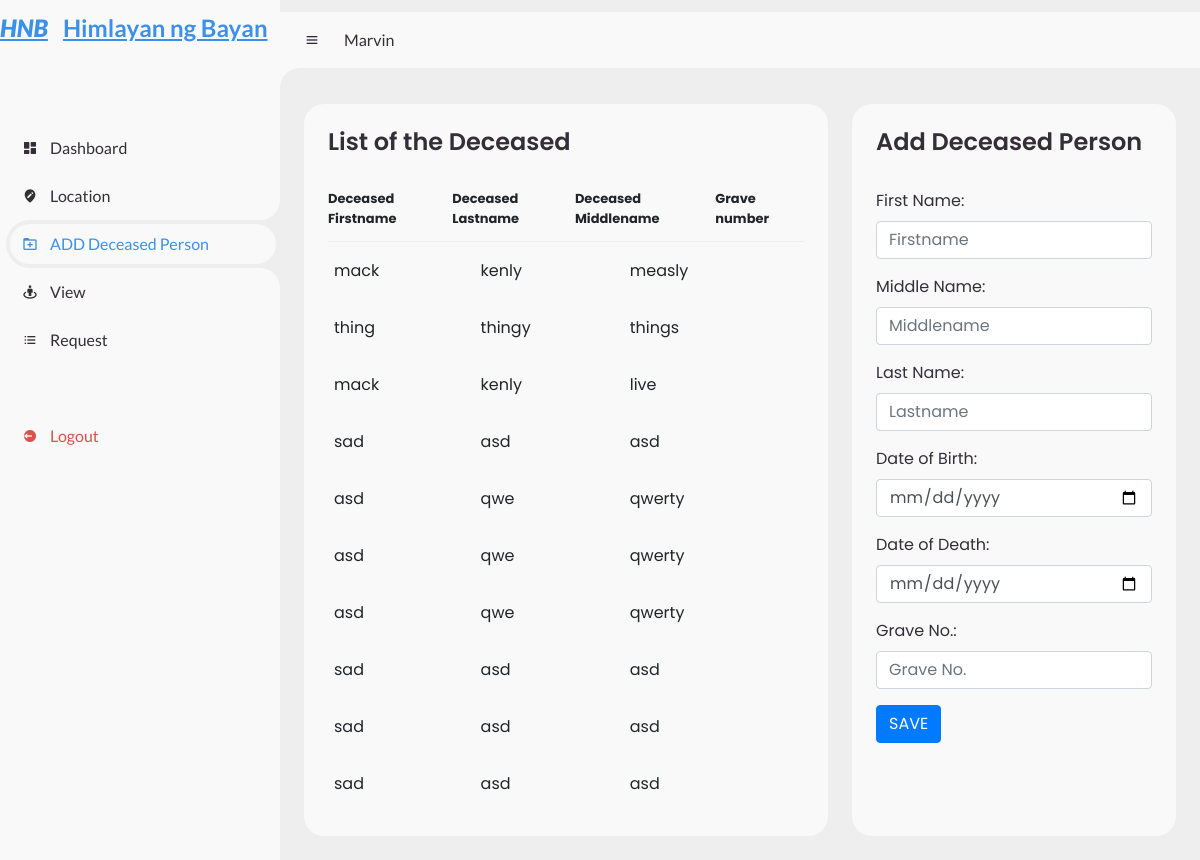
Screenshot of /add.php (signed in) with the database file from the repository.
### tables this page shows
CREATE TABLE `user_form` (
  `id` int(11) NOT NULL,
  `firstname` varchar(50) NOT NULL,
  `lastname` varchar(50) NOT NULL,
  `middlename` varchar(50) NOT NULL,
  `email` varchar(100) NOT NULL,
  `contact` varchar(20) NOT NULL,
  `birthday` date NOT NULL,
  `position` int(11) NOT NULL DEFAULT 1,
  `password` varchar(25) NOT NULL,
  `password_hash` varchar(25) NOT NULL
);

CREATE TABLE `dperson` (
  `id` int(30) NOT NULL,
  `firstname` varchar(255) NOT NULL,
  `lastname` varchar(255) NOT NULL,
  `middlename` varchar(255) NOT NULL,
  `DofBirth` date NOT NULL,
  `DofDeath` date NOT NULL,
  `Graveno` int(100) NOT NULL
);

### query.php (called while the page is built, shortened)
<?php
function get_user_data($position) {
    $query = "SELECT * FROM user_form WHERE position = ?";
    $result = performQuery($query, [$position]);
    if ($result->num_rows >= 1) {
        $row = $result->fetch_assoc();
        $user_data = array(
            'position' => $row['position'],
            'firstname' => $row['firstname'],
            'lastname' => $row['lastname'],
        );
        return $user_data;
    } else {
        return null;
    }
}
?>

### config.php (called while the page is built, shortened)
<?php
$conn = new mysqli("localhost", DBUSER, DBPASS, "user_db");
function performQuery($query, $params = []) {
    global $conn;
    $stmt = $conn->prepare($query);
    if (!empty($params)) {
        $types = str_repeat('s', count($params));
        $stmt->bind_param($types, ...$params);
    }
    $stmt->execute();
    $result = $stmt->get_result();
    return $result;
}
?>

### add.php (the view, shortened to what this page needs)
<?php
include 'config.php';
include 'query.php';
$fname = $lname = $mname = $dofBirth = $dofDeath = $graveNo = "";
?>
<!DOCTYPE html>
<html lang="en">
<head>
    <link rel="stylesheet" href="https://stackpath.bootstrapcdn.com/bootstrap/4.5.2/css/bootstrap.min.css">
	<link href='https://unpkg.com/boxicons@2.0.9/css/boxicons.min.css' rel='stylesheet'>
	<link rel="stylesheet" href="css\index2\css\style2.css">
	<link rel="stylesheet" href="css\index2\css\style.css">
</head>
<body>
	<section id="sidebar">
		<a href="index2.php" class="brand">
			<i class=''><b> HNB </b></i>
			<span class="text" style="padding-left: 15px;"> Himlayan ng Bayan</span>
		</a>
		<ul class="side-menu top">
			<li>
				<a href="index2.php">
					<i class='bx bxs-dashboard' ></i>
					<span class="text">Dashboard</span>
				</a>
			</li>
			<li>
				<a href="location.php">
					<i class='bx bxs-edit-location' ></i>
					<span class="text">Location</span>
				</a>
			</li>
			<li class="active">
				<a href="add.php">
					<i class='bx bx-folder-plus'></i>
					<span class="text">ADD Deceased Person</span>
				</a>
			</li>
			<li>
				<a href="index2-view.php">
					<i class='bx bx-street-view'></i>
					<span class="text">View</span>
				</a>
			</li>
			<li>
				<a href="list.php">
					<i class='bx bx-list-ul'></i>
					<span class="text">Request</span>
				</a>
			</li>
		</ul>
		<ul class="side-menu">
			<li>
				<a href="logout.php" class="logout">
					<i class='bx bxs-log-out-circle' ></i>
					<span class="text">Logout</span>
				</a>
			</li>
		</ul>
	</section>
	<section id="content">
		<nav>
			<i class='bx bx-menu'> </i>
			<a href="#" class="profile">
				<?php
				$user_data = get_user_data(1);
					if ($user_data !== null) {
						echo $user_data['firstname'];
					} else {
						echo "Connection is null!";
					}
                ?>
			</a>
		</nav>
		<main>
			<div class="table-data">
                    <div class="order">
                        <div class="head">
                            <h3>List of the Deceased</h3>
                        </div>
                        <table>
                            <thead>
                                <tr>
                                    <th>Deceased Firstname</th>
                                    <th>Deceased Lastname</th>
                                    <th>Deceased Middlename</th>
                                    <th>Grave number</th>
                                </tr>
                            </thead>
                            <tbody>
                                <?php
                                $conn = mysqli_connect("localhost", "root", "", "user_db");
                                $query = "SELECT * FROM dperson WHERE id < 12345 ORDER BY id DESC LIMIT 10";
                                $query_run = mysqli_query($conn, $query);
                                if (mysqli_num_rows($query_run) > 0) {
                                    echo '<table>';
                                    while ($row = mysqli_fetch_assoc($query_run)) {
                                        echo '<tr>';
                                        echo '<td>' . $row['firstname'] . '</td>';
                                        echo '<td>' . $row['lastname'] . '</td>';
                                        echo '<td>' . $row['middlename'] . '</td>';
                                        echo '</tr>';
                                    }
                                    echo '</table>';
                                } else {
                                    echo "<h5> No Record Found </h5>";
                                }
                                ?>
                            </tbody>
                        </table>
                    </div>
				<div class="todo">
                    <div class="head">
                        <h3>Add Deceased Person</h3>
                    </div>
                    <form action="" method="POST">
                        <div class="form-group">
                            <label for="firstname">First Name:</label>
                            <input type="text" class="form-control" id="firstname" name="firstname" value="<?php echo $fname; ?>" required placeholder="Firstname">
                        </div>
                        <div class="form-group">
                            <label for="middlename">Middle Name:</label>
                            <input type="text" class="form-control" id="middlename" name="middlename" value="<?php echo $mname; ?>" required placeholder="Middlename">
                        </div>
                        <div class="form-group">
                            <label for="lastname">Last Name:</label>
                            <input type="text" class="form-control" id="lastname" name="lastname" value="<?php echo $lname; ?>" required placeholder="Lastname">
                        </div>
                        <div class="form-group">
                            <label for="dofBirth">Date of Birth:</label>
                            <input type="date" class="form-control" id="dofBirth" name="dofBirth" value="<?php echo $dofBirth; ?>" required>
                        </div>
                        <div class="form-group">
                            <label for="dofDeath">Date of Death:</label>
                            <input type="date" class="form-control" id="dofDeath" name="dofDeath" value="<?php echo $dofDeath; ?>" required>
                        </div>
                        <div class="form-group">
                            <label for="graveNo">Grave No.:</label>
                            <input type="number" class="form-control" id="graveNo" name="graveNo" value="<?php echo $graveNo; ?>" required placeholder="Grave No.">
                        </div>
                        <button type="submit" name="save_dperson" class="btn btn-primary">SAVE</button>
                    </form>
                </div>
			</div>
		</main>
	</section>
</body>
</html>

### css/index2/css/style.css (style rules this page uses)
* { margin: 0; padding: 0; box-sizing: border-box; }
a { text-decoration: none; }
li { list-style: none; }
:root { --poppins: 'Poppins', sans-serif; --lato: 'Lato', sans-serif; --light: #F9F9F9; --blue: #3C91E6; --light-blue: #CFE8FF; --grey: #eee; --dark-grey: #AAAAAA; --dark: #342E37; --red: #DB504A; --yellow: #FFCE26; --light-yellow: #FFF2C6; --orange: #FD7238; --light-orange: #FFE0D3; }
html { overflow-x: hidden; }
body { background: var(--grey); overflow-x: hidden; }
#sidebar { position: fixed; top: 0; left: 0; width: 280px; height: 100%; background: var(--light); z-index: 2000; font-family: var(--lato); transition: .3s ease; overflow-x: hidden; scrollbar-width: none; }
#sidebar .brand { font-size: 24px; font-weight: 700; height: 56px; display: flex; align-items: center; color: var(--blue); position: sticky; top: 0; left: 0; background: var(--light); z-index: 500; padding-bottom: 20px; box-sizing: content-box; }
#sidebar .side-menu { width: 100%; margin-top: 48px; }
#sidebar .side-menu li { height: 48px; background: transparent; margin-left: 6px; border-radius: 48px 0 0 48px; padding: 4px; }
#sidebar .side-menu li.active { background: var(--grey); position: relative; }
#sidebar .side-menu li.active::before { content: ''; position: absolute; width: 40px; height: 40px; border-radius: 50%; top: -40px; right: 0; box-shadow: 20px 20px 0 var(--grey); z-index: -1; }
#sidebar .side-menu li.active::after { content: ''; position: absolute; width: 40px; height: 40px; border-radius: 50%; bottom: -40px; right: 0; box-shadow: 20px -20px 0 var(--grey); z-index: -1; }
#sidebar .side-menu li a { width: 100%; height: 100%; background: var(--light); display: flex; align-items: center; border-radius: 48px; font-size: 16px; color: var(--dark); white-space: nowrap; overflow-x: hidden; }
#sidebar .side-menu.top li.active a { color: var(--blue); }
#sidebar .side-menu li a.logout { color: var(--red); }
#sidebar .side-menu li a .bx { min-width: calc(60px - ((4px + 6px) * 2)); display: flex; justify-content: center; }
#content { position: absolute; width: calc(100% - 280px); left: 280px; transition: .3s ease; }
#content nav { height: 56px; background: var(--light); padding: 0 24px; padding-top: -20px; display: flex; align-items: center; grid-gap: 24px; font-family: var(--lato); position: sticky; top: 12px; left: 0; z-index: 1000; }
#content nav::before { content: ''; position: absolute; width: 40px; height: 40px; bottom: -40px; left: 0; border-radius: 50%; box-shadow: -20px -20px 0 var(--light); }
#content nav a { color: var(--dark); }
#content nav .bx.bx-menu { cursor: pointer; color: var(--dark); }
#content main { width: 100%; padding: 24px; font-family: var(--poppins); max-height: calc(100vh - 56px); overflow-y: auto; }
#content main .table-data { display: flex; flex-wrap: wrap; grid-gap: 24px; margin-top: 24px; width: 100%; color: var(--dark); }
#content main .table-data > div { border-radius: 20px; background: var(--light); padding: 24px; overflow-x: auto; }
#content main .table-data .head { display: flex; align-items: center; grid-gap: 16px; margin-bottom: 24px; }
#content main .table-data .head h3 { margin-right: auto; font-size: 24px; font-weight: 600; }
#content main .table-data .order { flex-grow: 1; flex-basis: 500px; }
#content main .table-data .order table { width: 100%; border-collapse: collapse; }
#content main .table-data .order table th { padding-bottom: 12px; font-size: 13px; text-align: left; border-bottom: 1px solid var(--grey); }
#content main .table-data .order table td { padding: 16px 0; }
#content main .table-data .order table tr td:first-child { display: flex; align-items: center; grid-gap: 12px; padding-left: 6px; }
#content main .table-data .todo { flex-grow: 1; flex-basis: 300px; }

### rows the page displays
user_form: firstname "Marvin"
dperson: firstname "mack", lastname "kenly", middlename "measly"
dperson: firstname "thing", lastname "thingy", middlename "things"
dperson: firstname "mack", lastname "kenly", middlename "live"
dperson: firstname "sad", lastname "asd", middlename "asd"
dperson: firstname "asd", lastname "qwe", middlename "qwerty"
dperson: firstname "asd", lastname "qwe", middlename "qwerty"
dperson: firstname "asd", lastname "qwe", middlename "qwerty"
dperson: firstname "sad", lastname "asd", middlename "asd"
dperson: firstname "sad", lastname "asd", middlename "asd"
dperson: firstname "sad", lastname "asd", middlename "asd"
